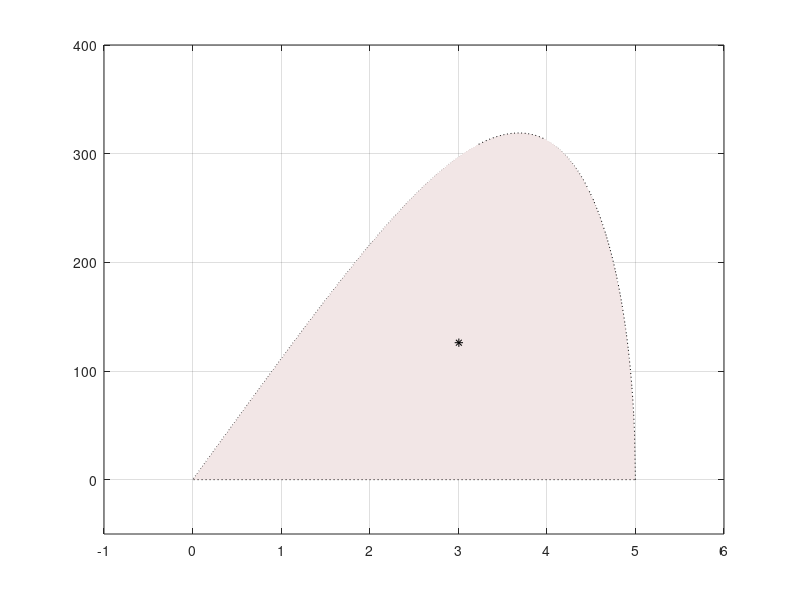

Source code (MATLAB):
% Ex 6.6-29: centroid

x = 0:0.01:5;
y = @(x) 10 * x .* (125 -x.^3).^0.5;

fill(x, y(x), [0.95 0.9 0.9], 'linestyle', ':')


% Aread
A = quad(y, 0, 5);

% Moments

M_x = quad(@(x) 0.5 * (y(x)).^2, 0, 5);
M_y = quad(@(x) x .* y(x), 0, 5);

% Centroid
x_bar = M_y/A;
y_bar = M_x/A;

hold on
plot(x_bar, y_bar, 'k*')
hold off
grid on
xlim([-1 6])
ylim([-50 400])

fprintf('Centroid = (%.4f, %.4f)\n', x_bar, y_bar);

